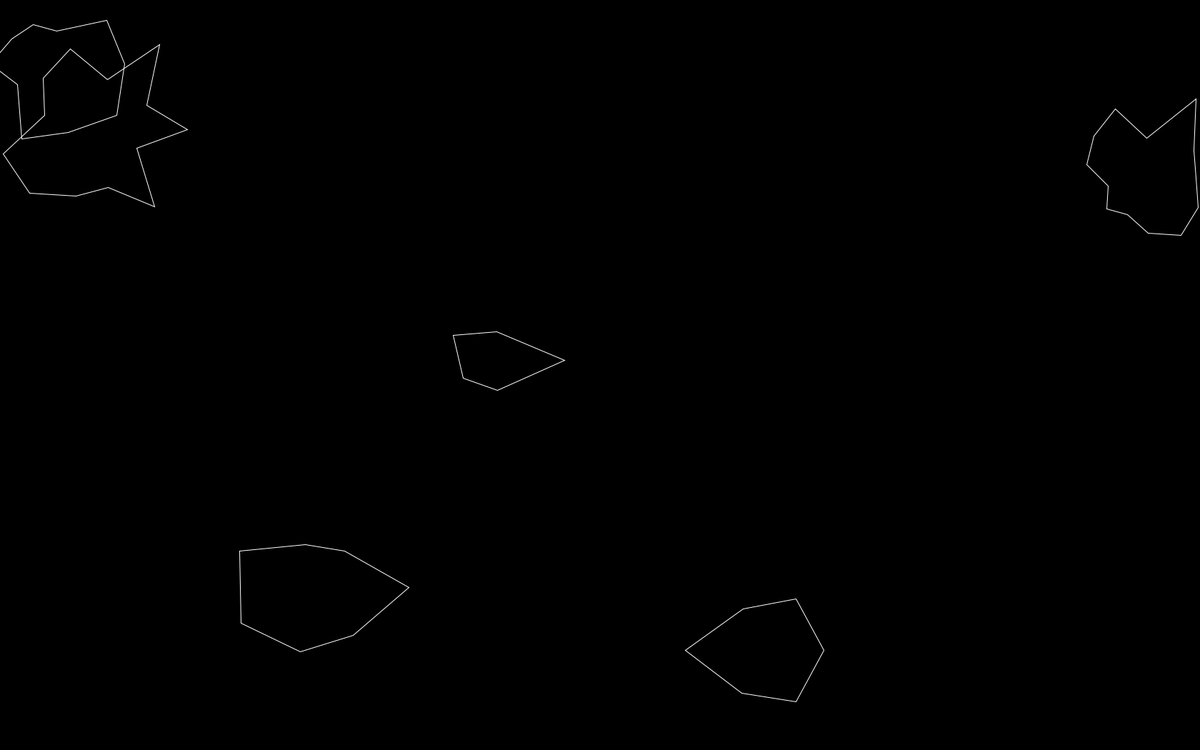
Frame 1 (no input)
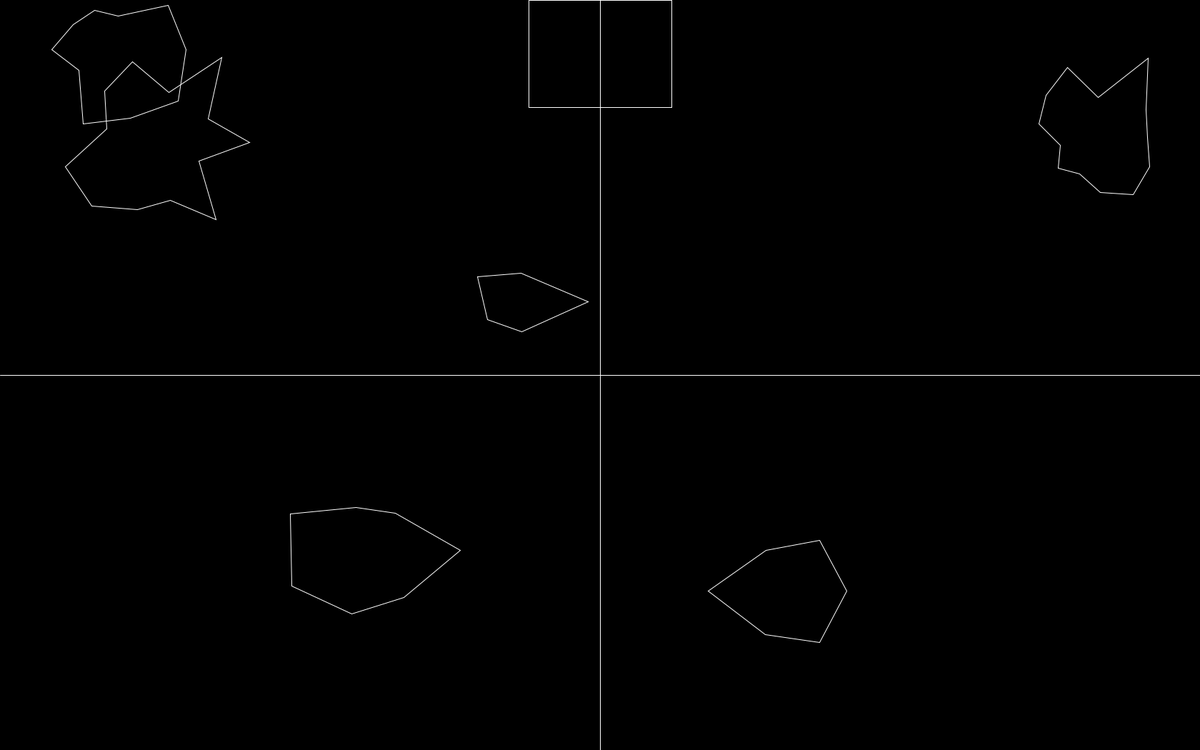
Frame 60 (the mouse pressed at the canvas centre just before this capture)
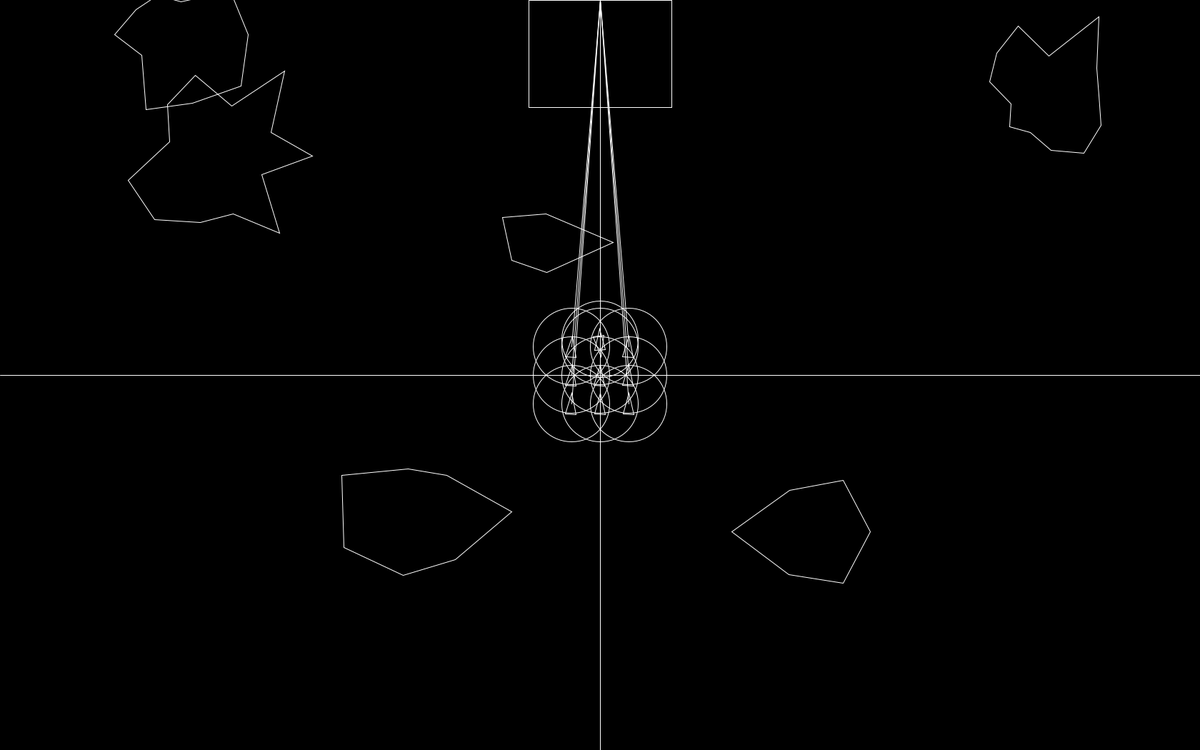
Frame 120 (the mouse held since frame 60 and released just before this capture)

The Processing sketch that drew these frames (run headless with seeded random() and noise(); from frame 60 on, the mouse is pressed at the canvas centre):

// Processing sketch: Main
// ── Main.pde
spaceFleet fleet;
Roci ship;

//in order for shit to be deleted it has to be an array list

//thrust timer
int lastTimeCheck;
int burnTimeCheck;

int countDeployed = 0;

//pulse jet params
int timeIntervalFlag = 3000; // 3 seconds because we are working with millis
int cuttThrustTime = 2000; //cut thrust after this number of miliseconds

ArrayList<Asteroid> asteroids = new ArrayList<Asteroid>();
float numast = 6;  //straight up number of asteroids
PVector temppos;

void setup() {
  size(1680, 1050);
  fleet = new  spaceFleet ();                        //declare new spacefleet
  
  lastTimeCheck = millis(); //start counting the seconds
  burnTimeCheck =  millis() + cuttThrustTime;
  
  for (int i = 0; i < numast; i++) {
    asteroids.add(new Asteroid(temppos, random(80, 100), 1));
  }
 
}

void draw () {
  background(0);
  line(0, height/2, width, height/2);
  line(width/2, 0, width/2, height);
  
  //obj area!  
  line(width/2 - 100, 0, width/2 - 100, 150); //left horizontal line
  line(width/2 - 100, 150, (width/2 - 100) + 200, 150); //bottom line
  line(width/2 - 100, 0, (width/2 - 100) + 200, 0); //top line  
  line( (width/2 - 100) + 200, 150, (width/2) + 100, 0); //right horizontal line
  
  fleet.checkReachObj(width, height, countDeployed);
  fleet.run();    
  
  //println("Time Counter: " + millis());
  //println("Arg: " + millis() + "\n");
  
  //this pulsejet needs to be vectorized/parametrised
  {//code for future parametrization
  if(millis() > burnTimeCheck + timeIntervalFlag ){
    fleet.fleetCommand(false);
  }
  
  //how do i shut off engines after 
  if ( millis() > lastTimeCheck + timeIntervalFlag ) {
    lastTimeCheck = millis(); //update
    fleet.fleetCommand(true);
  }
  }
  
  //draw asteroids
  for (int i = 0; i < asteroids.size(); i++) {
      stroke(255);
      noFill();
      Asteroid asteroid = asteroids.get(i);
      asteroid.render();
      asteroid.update();
      asteroid.wrap();
      
      fleet.checkFleetCollision(asteroid.pos, asteroid.r); //sending position and r of afleet.checkReachObj();steroids
      fleet.fleetEvadeSubroutine(asteroid.pos, asteroid.r); //
      
    }
}

void mousePressed (){ //on click take a new action
  //adds fleet in combination
  fleet.addFleet(new Roci(mouseX, mouseY)); //where you click make new roci  
  
  fleet.addFleet(new Roci(mouseX+40, mouseY+40)); //where you click make new roci
  fleet.addFleet(new Roci(mouseX+40, mouseY)); //where you click make new roci
  
  
  fleet.addFleet(new Roci(mouseX, mouseY+40)); //where you click make new roci
  fleet.addFleet(new Roci(mouseX-40, mouseY-40)); //where you click make new roci
  
  
  //fleet.addFleet(new Roci(mouseX, mouseY)); //where you click make new roci  
  fleet.addFleet(new Roci(mouseX-40, mouseY+40)); //where you click make new roci
  fleet.addFleet(new Roci(mouseX-40, mouseY)); //where you click make new roci
  fleet.addFleet(new Roci(mouseX, mouseY-40)); //where you click make new roci
  fleet.addFleet(new Roci(mouseX+40, mouseY-40)); //where you click make new roci
  fleet.addFleet(new Roci(mouseX, mouseY-50)); //where you click make new roci
  
  countDeployed += 10;
  
  println(countDeployed + " drones deployed");
  
}

void keyPressed () { //on click take a new action
  //if (keyCode == RIGHT || key == 'd') { //rotate right
    //fleet.rotFleet(0.1);
  //} else if (keyCode == LEFT || key == 'a') { //rotate left 
    //fleet.rotFleet(-0.1);
  //} else if ((keyCode == UP) || key == 'w') {
    //fleet.fleetCommand(true);
  //}
  if ((keyCode == UP) || key == 'w') { //rotate right
    fleet.fleetCommand(true);
  } else if (key == 'e') {
    fleet.killBoid();
    //spaceFleet.remove(0);
  } else if (key == 'e'){//on press start count
   
  }
  
}

void keyReleased() {
  //if (keyCode == RIGHT || key == 'd') {
    //fleet.rotFleet(0); //stop rotating
  //} else if (keyCode == LEFT || key == 'a') {
    //fleet.rotFleet(0);
  //} else if (keyCode == UP || key == 'w') {
    //fleet.fleetCommand(false);
  //}
  
  if (keyCode == UP || key == 'w') { //rotate right
    fleet.fleetCommand(false);
  }
}//end of key released

// ── asteroids.pde
//asteroid code
class Asteroid {
  PVector pos;
  PVector vel;
  float r = random(30, 40);
  float[] offset;
  int total;
  int iteration;
  
  Asteroid(PVector _pos, float _r, int _iterate){
    if(_pos == null){
      pos = new PVector(random(width), random(height));
    } else {
      pos = new PVector(_pos.x, _pos.y);
    }
    iteration = _iterate;
    vel = PVector.random2D();
    vel.mult(map(iteration, 1, 4, 1.5, 3));
    r = _r;
    total = floor(random(5, 15));
    offset = new float[total];
    for(int i = 0; i < total; i++){
      offset[i] = random(-r*0.5, r*0.5);
    }
  }
  
  void update(){
    pos.add(vel);
  }
  
  void render(){
    pushMatrix();
    
    translate(pos.x, pos.y);
    //ellipse(0, 0, r*2, r*2);
    beginShape();
    for(int i = 0; i < total; i++){
      float angle = map(i, 0, total, 0, TWO_PI);
      float R = r + offset[i];
      float x = R*cos(angle);
      float y = R*sin(angle);
      vertex(x, y);
    }
    endShape(CLOSE);
    popMatrix();
  }
  
  ArrayList breakup(){
    ArrayList<Asteroid> newA = new ArrayList<Asteroid>();
    newA.add(new Asteroid(pos, r*0.65, iteration+1));
    newA.add(new Asteroid(pos, r*0.65, iteration+1));
    return newA;
  }
  
  void wrap(){
    if(pos.x > width+r){
      pos.x = -r;
    } else if(pos.x < -r){
      pos.x = width+r;
    }
    if(pos.y > height+r){
      pos.y = -r;
    } else if(pos.y < -r){
      pos.y = height+r;
    }
  }
  
  void reset(){
    pos = new PVector(random(width), random(height));
    r = random(60, 80);
  }
}

// ── fleet.pde
class spaceFleet {
  ArrayList<Roci> rocis;
  int success = 0;
  float successRate = 0.0f;
  
  spaceFleet(){
    rocis = new ArrayList<Roci>();
  }
  
  //I am manually contrlling now. Make it such that they thrust on their own. Maybe thrust
  void fleetCommand(boolean thrust){
    for(Roci b : rocis ){
      b.isacc(thrust, 20); //thrust to all
    }
  }
  
  //the fleet now knows relative position to asteroids
  void checkFleetCollision(PVector apos, float ar){    
    for (int i = rocis.size()-1; i > -1; i--){//iterates through all rocis
      Roci b = rocis.get(i);
      if (b.hits(apos, ar)){//recursive checker
         rocis.remove(i); //kaboom!  Die Drone   
      }
    }        
  }
    
  //this is a subroutine that makes the boids avoid asteroids
  void fleetEvadeSubroutine(PVector apos, float ar){    
    for (int i = rocis.size()-1; i > -1; i--){//iterates through all rocis
      Roci b = rocis.get(i);
      //if the asteroid size falls inside the detection circle. Push and evaive vector to the boid
      if (b.evadeAs(apos, ar)){//Asteroid has fallen inside Detection Circle
         float d = PVector.dist(b.pos, apos); //position of the other...
         
         //println("Asteroid inbound! Push evasive vector!");   
         //generate random vector
         //random evasive vector
         PVector randEvasiveVect = new PVector(random(0,1680), random(0,1050), 0); //shuffle on this heading please
         PVector diff = PVector.sub(b.pos, apos);
         //diff.normalize();
         diff.div(d);
         //PVector diff = PVector.sub(b.pos, apos);
         //PVector steer = PVector.sub(sum, vel);
         
         randEvasiveVect.add(diff);
         randEvasiveVect.normalize();
         randEvasiveVect.mult(b.maxspeed);
         randEvasiveVect.sub(b.vel);
         randEvasiveVect.limit(b.maxforce);
         
         //apply force
         
         
         randEvasiveVect.mult(1.0);
         
         b.applyForce(randEvasiveVect);
      }     
    }        
  }
  
  void checkReachObj(int width, int height, int count){
    for (int i = rocis.size()-1; i > -1; i--){//iterates through all rocis
      Roci b = rocis.get(i);
      if ( (b.pos.x > ((width/2) -100)) && (b.pos.x < ((width/2) + 100)) && (b.pos.y > 0) && (b.pos.y < 150) /*boids are in the rectangle*/ ){
        rocis.remove(i); //Mission Success        
        success += 1;
        print("\n" + success + "/" + count + " Drones made it to the Nauvoo.\n");
        print(count - success + " Drones have been lost.\n");
        print((success*100) / count + "% Success Rate.\n");
      } 
   
      if(b.pos.y > height){ //if reverse So according to this code, top bound is a killer too
        rocis.remove(i); //kaboom! 
      }
    }    
  }
  
  void killBoid(){
    if(rocis.size() > 0){
    rocis.remove( rocis.size()- 1); //remove the last added roci
    }
  }
       
  void run(){
    for(Roci b : rocis ){
      b.runRoci(rocis); //the ships fleet but have no rules    
    }
  }  
  
  void addFleet(Roci b){ //call to make new shis
    rocis.add(b);
  }
}

// ── ship.pde
class Roci {
  PVector pos; //position
  PVector vel; //veloc
  PVector acc; //acceleration
  PVector obj;
  
  //for flocking rules
  PVector modSep;
  PVector modAli;
  PVector modCoh;
  
  //evasion
  PVector modEvade;
  PVector evAs;
  
  float r;
  float rSensorBub;
  int senseDampen;
  boolean isAccel = false;

  float rotation;
  float heading;
  
  float maxforce;    // Maximum steering force
  float maxspeed;    // Maximum speed
  
  
  
  Roci(float x, float y) {
    rotation = 0;
    pos = new PVector(x, y);
    vel = new PVector(0, 0);
    acc = new PVector(0, 0);
    obj = new PVector(width/2, 0);
    
    
    r = 7.5;       //determines the size of the boid
    rSensorBub = r+100;
    senseDampen = 18;
    heading = 0;   //initial vector

    maxspeed = 10; //
    maxforce = 0.2; //
  }

  void runRoci(ArrayList<Roci> rocis) {
    fleet(rocis); 
    
    update();
    render(); 
    checkturn();
    borders();
    diagnostics();
  }

  void update() {
    if (isAccel) {
      accel();
    }
    
    //recursive law of motion this is Netwons first law...
    acc.mult(0.99995); //Like Asteroids, but not short of Newtons full first Law add more zeroes
    pos.add(acc);
    
    newtonsFirstLaw(acc);
    
    //old convention
    //vel.mult(0.5); //results in some crazy shaking, if you add velocity they will
    //pos.add(vel); //locks in from moving 
  }

  void newtonsFirstLaw(PVector staysInMotion){ 
    pos.add(staysInMotion); //this is i
    //acc.normalize();
    //acc.mult(1.0000000000001);
    
  }
  
  void accel(){    
    acc = PVector.fromAngle(heading-PI/2); 
    acc.mult(0.995);
    //vel.mult(0.5);
    pos.add(acc);
  }

  void isacc(boolean b, float usage) { 
    float fuel = 100;
    fuel -= usage;
    
    isAccel = b;    
  }
    
  //this is some code associated with ship collision
  //function that returns a boolean and takes in vectors
  boolean hits(PVector apos, float ar){
    float d = dist(pos.x, pos.y, apos.x, apos.y);
    if((d <= r + ar)){
      return true; //ship has collided!
    } else {
      return false;
    }
  }
  
  boolean evadeAs(PVector apos, float ar){  
    float d = dist(pos.x, pos.y, apos.x, apos.y);
    if((d <= (rSensorBub - senseDampen)+ ar)){
      return true; //ship detects need to evade
    } else {
      return false;
    }
  }
   
  void checkturn() { 
    /*
    PVector desired = PVector.sub(obj, pos);  // A vector pointing from the position to the target
    println("Measured obj and pos angle: " + degrees(desired.heading()));  
    
    if (degrees(desired.heading()) < 90) {//rotate to the left
      println("Ship must rotate:  " + (-1 * degrees(desired.heading()) )+ "to the left\n"); 
    } else if(degrees(desired.heading()) > 90) { //rotate to the right
      println("Ship must rotate: " + (degrees(desired.heading()) - 90) + " to the left\n"); 
    } else{
       println("Engage engine!");
    }*/
    
  } 
  
  void diagnostics(){
    //notice this outputs for all individual boids
    //not a fleet diagnostic
    //print("Boid diagnostics\n");
    //print(b.heading());
    //println("Heading: " + heading);
    //println("obj Vector Heading: " + obj.heading());
    //println("Tracking position: " + pos.x , pos.y + "\n");
    //println("position Vector Heading:" + pos.heading());
    //println("Tracking Vel: " + vel.x , vel.y + "\n");
    //print("\n");
  }
 
  void borders() { //wrap around
    if (pos.x < -r) pos.x = width+(r);
    if (pos.y < -r) pos.y = height+(r);
    if (pos.x > width+r) pos.x = (-r);
    if (pos.y > height+r) pos.y = (-r);
  }

  //boid CAS laws
  void applyForce(PVector force){
    vel.add(force); //this force really just does orientation its a vector that points to the target.
  }
  
  void fleet (ArrayList<Roci> rocis){ 
  //fleet rules are in effect when there are 2 or more together
  //fleet rules are always in effect
  //pvector separation, alignment, and cohesion
  //all of our video games are just recursive
  
    modSep = separate(rocis);   // Separation
    modAli = align(rocis);      // Alignment
    modCoh = cohesion(rocis);   // Cohesion
    
    //modEvade = evade();  /*position vector of the incoming asteroid*/);
    //modEvade = evade(); //takes in the position vector of the asteroid
    //modEvade = evade(evAs); //this does not know position of asteroid
    
    // Arbitrarily weigh forces
    modSep.mult(2.5);
    modAli.mult(1.0);
    modCoh.mult(1.0);
    
    //
    //modEvade.mult(1.0);
    
    //add force vectors to acceleration, this is a course correction
    applyForce(modSep);//they will only ever move constant
    applyForce(modAli);
    applyForce(modCoh);  
    
    //applyForce(modEvade);
  }
  
  //rules
  ////////////////////////////////////////////////////////////////////////////rules

  // A method that calculates and applies a steering force towards a target
  // STEER = DESIRED MINUS VELOCITY
  // "motivation vector" steering force
  
  PVector seek(PVector target) {
    
    //PVector mouseVect = new PVector(mouseX, mouseY); //a vector from mouse to boid
    PVector desired = PVector.sub(obj, pos);  // A vector pointing from the position to the target
    
    // Scale to maximum speed
    desired.normalize();
    desired.mult(maxspeed);
        
    // Steering = Desired minus Velocity //This is the key equation
    PVector steer = PVector.sub(desired, vel);
    steer.limit(maxforce);  // Limit to maximum steering force

    return steer;
  }
     
  // Cohesion
  // For the average position (i.e. center) of all nearby boids, calculate steering vector towards that position
  PVector cohesion (ArrayList<Roci> rocis) {
    
    float neighbordist = 220; //This is an imporant parameter
                              //how far a ship has to be to be considered a member of the flock
    
    PVector sum = new PVector(0, 0);   // Start with empty vector to accumulate all positions
    int count = 0;
    
    //for every roci in the flock
    for (Roci other : rocis) {
      float d = PVector.dist(pos, other.pos);
      if ((d > 0) && (d < neighbordist)) {
        sum.add(other.pos); // Add position
        count++;
      }
    }
    if (count > 0) {
      sum.div(count);
      return seek(sum);  // Steer towards the position
    } 
    else {
      return new PVector(0, 0);
    }
  }
  
  // Alignment
  // For every nearby boid in the system, calculate the average velocity
  PVector align (ArrayList<Roci> rocis) {
    
    float neighbordist = 80; //weight to head towards general direction of everybody else, contributes towards team work describe a sphere of beign a part of a common group velocity
    
    PVector sum = new PVector(0, 0);
    int count = 0;
    for (Roci other : rocis) {
      float d = PVector.dist(pos, other.pos);
      if ((d > 0) && (d < neighbordist)) {
        sum.add(other.vel);
        count++;
      }
    }
    if (count > 0) {
      sum.div((float)count);
      // First two lines of code below could be condensed with new PVector setMag() method
      // Not using this method until Processing.js catches up
      // sum.setMag(maxspeed);

      // Implement Reynolds: Steering = Desired - Velocity
      sum.normalize();
      sum.mult(maxspeed);
      PVector steer = PVector.sub(sum, vel); //sum and velocity
      steer.limit(maxforce);
      return steer;
    } 
    else {
      return new PVector(0, 0);
    }
  }
  
  // boid separation
  // Separation
  // Method checks for nearby boids and steers away
  PVector separate (ArrayList<Roci> rocis) {
    
    float desiredseparation = 30.0f;//reduce this and they become close in
    
    PVector steer = new PVector(0, 0, 0); //initialize a null steering force
    int count = 0;
    
    // For every boid in the system, check if it's too close
    for (Roci other : rocis) {
      float d = PVector.dist(pos, other.pos); //position of the other...
      
      // If the distance is greater than 0 and less than an arbitrary amount (0 when you are yourself)
      //instead of neighbour its the asteroid
      
      if ((d > 0) && (d < desiredseparation)) { //if it is within necessary bounds to disperse then callculate
        // Calculate vector pointing away from neighbor
        PVector diff = PVector.sub(pos, other.pos);
        diff.normalize();
        diff.div(d);        // Weight by distance
        
        steer.add(diff);
        count++;            // Keep track of how many
      }
      
    }
    
    // Average -- divide by how many
    if (count > 0) {
      steer.div((float)count);
    }

    // As long as the vector is greater than 0
    if (steer.mag() > 0) {
      // First two lines of code below could be condensed with new PVector setMag() method
      // Not using this method until Processing.js catches up
      // steer.setMag(maxspeed);

      // Implement Reynolds: Steering = Desired - Velocity
      steer.normalize();
      steer.mult(maxspeed);
      steer.sub(vel);
      steer.limit(maxforce);
    }
    return steer; //steering force
  }//end of separation rule
  
  //evaive vector 
  //imagine that the if from separate was already called
 

  ////////////////////////////////////////////////////////////////////////////render

  void render() {
    //line(mouseX, mouseY, pos.x,pos.y); //a line from mouse to boid
    line(pos.x , pos.y, width/2 , 0);      //a line from boid to obj
    
    circle(pos.x, pos.y, rSensorBub); //picture of a sensor circle
    
    float theta = vel.heading() + PI/2;
    heading = theta;
    
    stroke(255);
    pushMatrix();
    translate(pos.x, pos.y);
    rotate(theta);
    
    noFill();
    beginShape(TRIANGLES);
    vertex(0, -r*2);
    vertex(-r, r*2);
    vertex(r, r*2);
    //line(pos.x, pos.y, 540 , 0);
    
    if (isAccel) {
      stroke(map(int(random(3)), 0, 1, 0, 255));
      noFill();
      triangle(-r*1/2, r, r*1/2, r, 0, 2*r);
    }
    
    stroke(255);
    popMatrix();
  }
}
